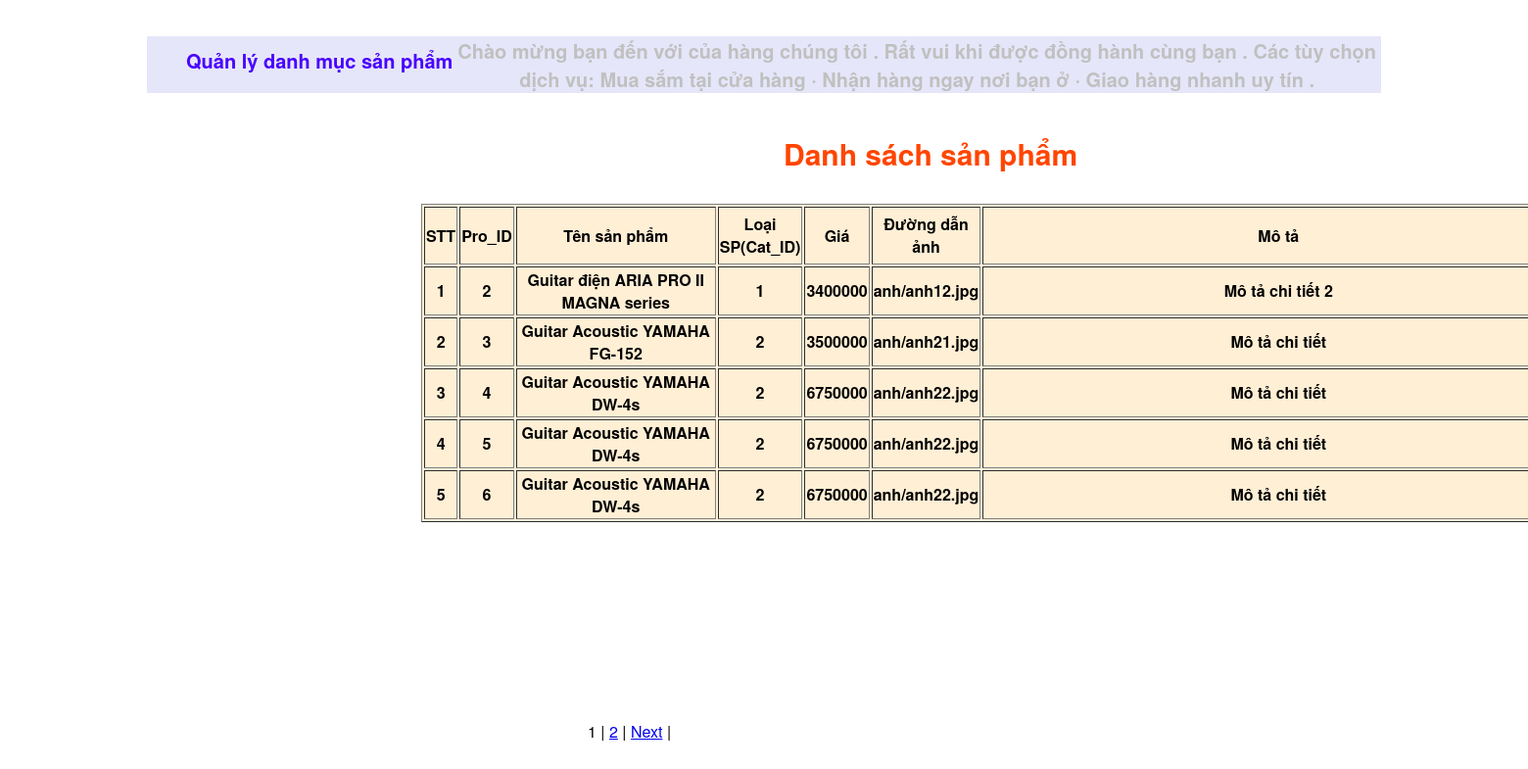
Page /View/admin/pages/Sanpham.php (signed in) on the committed database.
### tables this page shows
CREATE TABLE `tbl_product` (
  `pro_id` int(11) NOT NULL,
  `pro_name` varchar(200) NOT NULL,
  `cat_id` int(11) NOT NULL,
  `price` int(11) NOT NULL,
  `image` varchar(200) NOT NULL,
  `description` text NOT NULL
);

### View/admin/pages/Sanpham.php (the view, shortened to what this page needs)
<!DOCTYPE html>
<html>
	<head>
	</head>
	<body>
		<div id="menu-top">
			<ul>
				<li>
					<a style="margin-top:7px;" href="">
						Quản lý danh mục sản phẩm
					</a>
				</li>
			</ul>
		</div>
		<div id="chu-chay">
		 <marquee>Chào mừng bạn đến với của hàng chúng tôi . Rất vui khi được đồng hành cùng bạn . Các tùy chọn dịch vụ: Mua sắm tại cửa hàng · Nhận hàng ngay nơi bạn ở · Giao hàng nhanh uy tín .</marquee>
		</div>
		<div id="main">
			<h3 style="font-size:30px;">Danh sách sản phẩm</h3>
			<table border ="1px" style="background:#FFEFD5;">
			 	<tr>
			 		<th >
			 			STT
			 		</th>
			 		<th>
			 			Pro_ID
			 		</th>
			 		<th>
			 			<p style="width: 200px;">
			 				Tên sản phẩm
			 			</p>
			 		</th>
			 		<th>
			 			Loại SP(Cat_ID)
			 		</th>
			 		<th>
			 			Giá
			 		</th>
			 		<th>
			 			Đường dẫn ảnh
			 		</th>
			 		<th >
			 			<p style="width: 600px;">
			 				Mô tả
			 			</p>
			 		</th>
			 	</tr>
			 	<?php
			 	$conn = mysqli_connect("localhost","root","","danguitar");
			 	$kq = mysqli_query($conn, 'select count(pro_id) as total from tbl_product');
			 	$rs = mysqli_fetch_assoc($kq);
			 	$total_records = $rs['total'];
			 	$current_page = isset($_GET['page']) ? $_GET['page'] : 1;
			 	$limit = 5;
			 	$total_page = ceil($total_records / $limit);
			 	$start = ($current_page - 1) * $limit;
			 	$kq = mysqli_query($conn, "SELECT * FROM tbl_product LIMIT $start, $limit");
			 	$i = 1;
			 	while ($rs = mysqli_fetch_assoc($kq)) {
			 		echo "<tr>";
			 		echo "<th>".$i."</td>";
			 		echo "<th>".$rs["pro_id"]."</td>";
			 		echo "<th>".$rs["pro_name"]."</td>";
			 		echo "<th>".$rs["cat_id"]."</td>";
			 		echo "<th>".$rs["price"]."</td>";
			 		echo "<th>".$rs["image"]."</td>";
			 		echo "<th>".$rs["description"]."</td>";
			 		echo "</tr>";
			 		$i++;
			 	}
			 	?>
			</table>
		</div>
		<div id="phantranghh">
			<?php
				for ($i = 1; $i <= $total_page; $i++){
					if ($i == $current_page){
						echo '<span>'.$i.'</span> | ';
					}
					else{
						echo '<a href="Sanpham.php?page='.$i.'">'.$i.'</a> | ';
					}
				}
				if ($current_page < $total_page && $total_page > 1){
					echo '<a href="Sanpham.php?page='.($current_page+1).'">Next</a> | ';
				}
			?>
		</div>
	</body>
</html>

### View/admin/pages/Sanpham.php (style rules this page uses)
body { width: 100%; margin: 0px auto; font-family: "Helvetica Neue", Helvetica, Arial; padding-top: 20px; background: url(../../../anh/login.jpg); background-size: cover; }
#menu-top { width: auto; margin-left: 150px; margin-right: 150px; font-size: 20px; font-weight: bold; }
#menu-top ul li { list-style: none; float: left; }
#menu-top ul li a { text-decoration: none; display: block; color: #4800FF; }
#chu-chay { width: auto; margin-right: 150px; margin-left: 150px; color:#C0C0C0; font-size: 20px; font-weight: bold; background: #E6E6FA; margin-top: -3.4px; text-align: center; }
#main { width: 1200px; height: 600px; }
#main h3 { margin-left: 800px; margin-top: 40px; color: #FF4500; }
#main table { margin-left: 430px; margin-top: 30px; }
#phantranghh { margin-left: 600px; }

### rows in the picture
tbl_product: pro_id "2", pro_name "Guitar điện ARIA PRO II MAGNA series", cat "1", price "3400000", image "anh/anh12.jpg", description "Mô tả chi tiết 2"
tbl_product: pro_id "3", pro_name "Guitar Acoustic YAMAHA FG-152", cat "2", price "3500000", image "anh/anh21.jpg", description "Mô tả chi tiết"
tbl_product: pro_id "4", pro_name "Guitar Acoustic YAMAHA DW-4s", cat "2", price "6750000", image "anh/anh22.jpg", description "Mô tả chi tiết"
tbl_product: pro_id "5", pro_name "Guitar Acoustic YAMAHA DW-4s", cat "2", price "6750000", image "anh/anh22.jpg", description "Mô tả chi tiết"
tbl_product: pro_id "6", pro_name "Guitar Acoustic YAMAHA DW-4s", cat "2", price "6750000", image "anh/anh22.jpg", description "Mô tả chi tiết"
